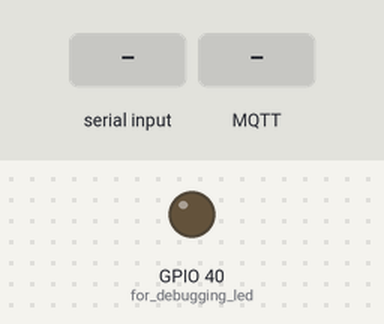
Bench run of a sketch on a simulated ESP32. On the bench: output pins drawn as LEDs (lit = HIGH). The test bench sets the inputs (shaded band). WiFi joins after 1.5 s; servers stay silent unless stated; no MQTT or app messages arrive unless stated; what the sketch prints to the serial monitor is not drawn.

Above: at 5.7 s.
5.8 s: "1" received over the second serial link
At 6.3 s:
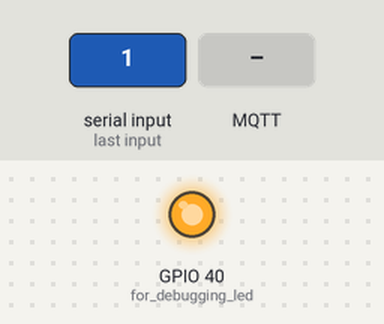
8.3 s: MQTT message "1" arrives on the first subscribed topic
9.8 s: MQTT message "on" arrives on the first subscribed topic
11.3 s: MQTT message "off" arrives on the first subscribed topic
Timing chart, 0 to 13.8 s (numbered marks = the images above; inputs shaded):
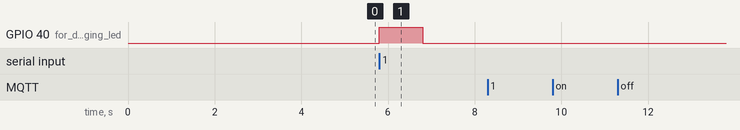

Measured:
- after the input at 5.8 s, GPIO 40 (for_debugging_led): LOW → HIGH at once, → LOW 1.0 s later
- after the input at 8.3 s, every drawn part: stays the same
- after the input at 9.8 s, every drawn part: stays the same
- after the input at 11.3 s, every drawn part: stays the same

The sketch:

uart_mqtt_V1.01.ino
```cpp
// (licence header left out)
#include <WiFi.h>
#include <PubSubClient.h>
#include <Arduino.h>
//define GPIO pins for UART communication
#define UART_RX_PIN 44 // GPIO2
#define UART_TX_PIN 42 // GPIO4

//define wificlient for esp32
WiFiClient espClient;
//define client for mqtt communication
PubSubClient mqttClient(espClient);
// mqtt credentials
const char *mqtt_broker = "broker.emqx.io";
const char *topicin = "python/mqtt/inputDevice1";
const char *topicout = "python/mqtt/outputDevice1";
const char *mqtt_username = "Frank";
const char *mqtt_password = "Zenfone8";
const int mqtt_port = 1883;
//WIFI credentials here
const char *APName = "AndroidAP85af";
const char *WIFIpsk = "kaqu2459";

char incomingByte[50]; //create variable to store incoming MQTT data

// callback for incoming mqtt messages, prints them over the UART serial port
void callback(char* topic, byte* payload, unsigned int length) {
  //add if statement here that checks for correct to
  for (int i=0;i<length;i++) {
   incomingByte[i] =  (char)payload[i];
   incomingByte[i+1]=(char)0;
   }
   Serial.println(incomingByte); //note: dubbelcheck if this should be Serial1?
  }


void setup()
{
  Serial.begin(115200); //begin serial ports
  Serial1.begin(115200, SERIAL_8N1,
                UART_RX_PIN,
                UART_TX_PIN);
  pinMode(40, OUTPUT); //for debugging led
  WiFi.disconnect();
  delay(3000); //give time for wifi to start up
  WiFi.begin(APName, WIFIpsk); //start up wifi with credentials
  while ((!(WiFi.status() == WL_CONNECTED))){
    delay(300); //loop while not connected
  }
  mqttClient.setServer(mqtt_broker, mqtt_port); //setup mqtt broker
  mqttClient.setCallback(callback); //define the callback function for incoming messages
  while (!mqttClient.connected()) { //start MQTT connection
    String client_id = String(WiFi.macAddress());
      if (mqttClient.connect(client_id.c_str(), mqtt_username, mqtt_password)) {
      } else {
          delay(2000);
      }
  }
 mqttClient.publish(topicout, "Hello! I am ESP32"); //publish a test message to let the pc know it is live
 mqttClient.subscribe(topicin);
 mqttClient.setBufferSize(8192); //Set larger buffersize for large datastreams (little penalty on speed)
}

void loop()
{
  mqttClient.loop(); //keep listening on mqtt channel
  while (Serial1.available() > 0){ //loop for publishing incoming data on rx pins to a topic
    digitalWrite(40,1);
    String data = Serial1.readString(); //this appears to be slow?
    const char *payload = data.c_str();
    digitalWrite(40,0);
    mqttClient.publish(topicout, payload);
  }

} 
```
